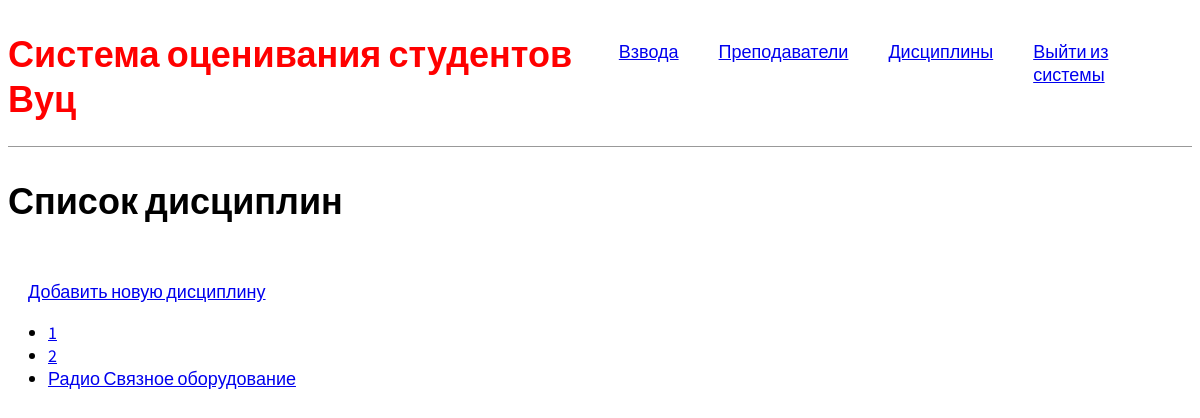
Page /disciplines/ on the earlier database version.
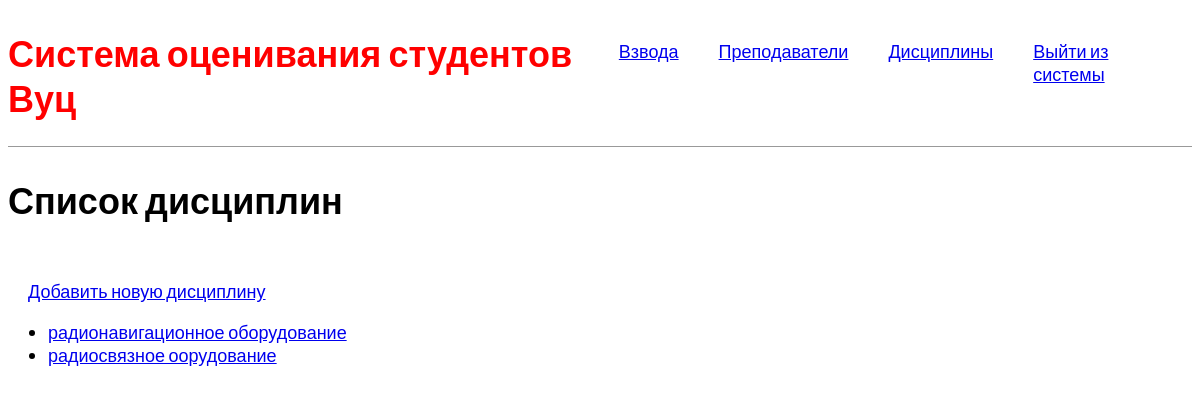
Same page on the later database version.
### firstapp/models.py (models this page shows, shortened)
class Discipline(models.Model):
    TYPE_EXAM = [
        ('N', ''),
        ('Z', 'зачёт'),
        ('O', 'зачёт с оценкой'),
        ('E', 'экзамен')
    ]
    name = models.CharField(max_length=400, verbose_name="Название", unique=True)
    short_name = models.CharField(max_length=10, verbose_name="Аббревиатура",blank=True)
    departament = models.ForeignKey(to="DepartamentModel", on_delete=models.CASCADE, verbose_name="Кафедра",blank=True,null=True)
    teacher = models.ForeignKey(to="Teacher", on_delete=models.CASCADE, verbose_name="Преподаватель",blank=True,null=True)
    course = models.IntegerField(verbose_name="Курс",blank=True,null=True)
    hours = models.IntegerField(verbose_name="Количество часов",blank=True, null=True)
    type_exam = models.CharField(max_length=1, choices=TYPE_EXAM, verbose_name="Тип экзамена")
    class Meta:
        constraints = [
            models.UniqueConstraint(fields=['name'], name='unique name discipline')
        ]
        ordering = ["name"]
    def get_absolute_url(self):
        return reverse('discipline-detail', args=[str(self.id)])

### firstapp/views.py (the view)
# urls.py: path('disciplines/', DisciplinesList.as_view(), name='disciplines'),
class DisciplinesList(generic.ListView):
    model = Discipline

### firstapp/templates/firstapp/discipline_list.html (shortened to what this page needs)
{% extends 'base.html' %}
{% block content %}
  <h1>Список дисциплин</h1>
  <div class="nav-right">
    <a href="{% url 'disсipline-create' %}">Добавить новую дисциплину</a><br>
  </div>
  {% if discipline_list %}
  <ul>
    {% for discipline in discipline_list %}
    {% if discipline.name != "дополнительные обязанности" %}
      <li>
        <a href="{{ discipline.get_absolute_url }}">{{ discipline.name }}</a>
      </li>
    {% endif %}
    {% endfor %}
  </ul>
  {% else %}
    <p>Дисциплины отсутствуют</p>
  {% endif %}
{% endblock %}

### firstapp/templates/base.html (shortened to what this page needs)
{% load static %}
<!DOCTYPE html>
<html>
  <head>
    <link href="{% static 'css/style.css' %}" rel="stylesheet">
  </head>
  <body>
    <div>
      <header>
        <div class="nav-left">
          <h1><a href="{% url 'squads' %}">Система оценивания студентов Вуц</a></h1>
        </div>
         <div class="nav-right">
          <a href="{% url 'squads' %}">Взвода</a><br>
         </div>
         <div class="nav-right">
          <a href="{% url 'teachers' %}">Преподаватели</a><br>
         </div>
         <div class="nav-right">
          <a href="{% url 'disciplines' %}">Дисциплины</a>
         </div>
          <div class="nav-right">
          <a href="{% url 'logout' %}">Выйти из системы</a>
         </div>
      </header>
      {% block content %}
      {% endblock content %}
    </div>
  </body>
</html>

### static/css/style.css (style rules this page uses)
body { font-family: 'Source Sans Pro', sans-serif; font-size: 18px; }
header { border-bottom: 1px solid #999; margin-bottom: 2rem; display: flex; }
header h1 a { color: red; text-decoration: none; }
.nav-left { margin-right: auto; }
.nav-right { display: flex; padding-top: 2rem; padding-left: 20px; padding-right: 20px; }

Differences in the rows shown:
removed Discipline: name "1"
removed Discipline: name "2"
removed Discipline: name "Радио Связное оборудование"
added Discipline: name "радионавигационное оборудование"
added Discipline: name "радиосвязное оорудование"
